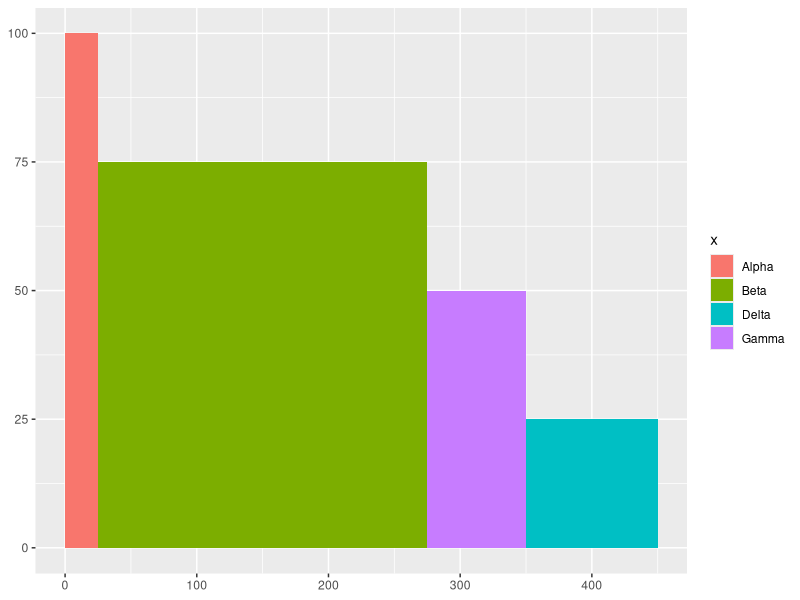
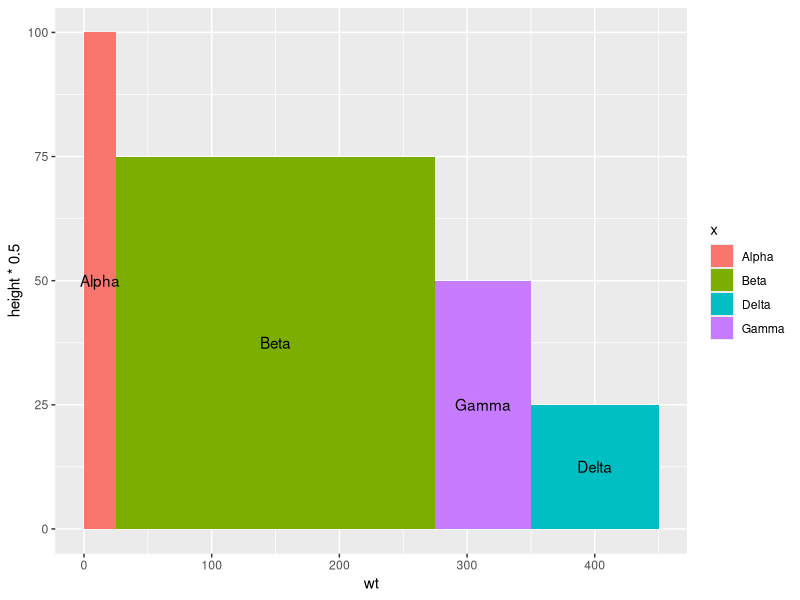
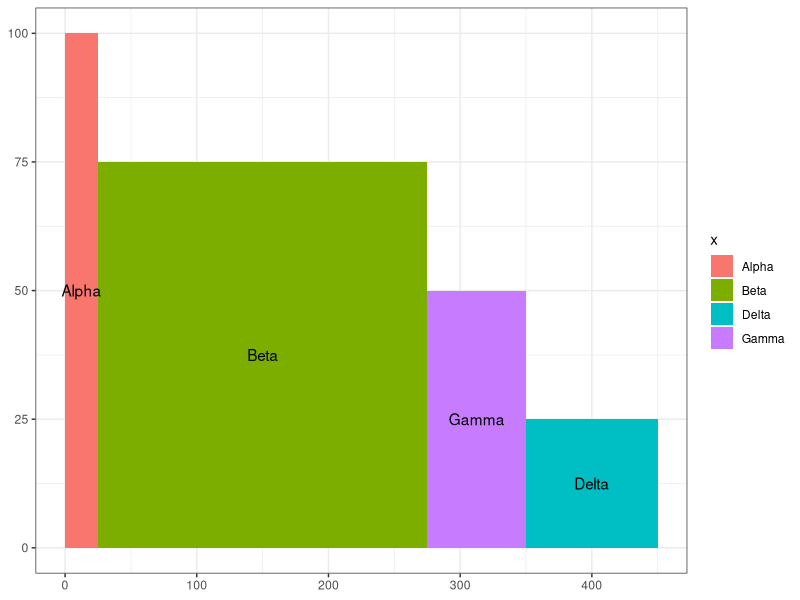

These charts were generated, in order, by the following R code:
## https://learnr.wordpress.com/2009/03/29/ggplot2-variable-width-column-chart/
## https://www.r-graph-gallery.com/81-barplot-with-variable-width.html
## https://www.yan-holtz.com/
library(ggplot2)

df <- data.frame(x = c("Alpha", "Beta", "Gamma",
     "Delta"), width = c(25, 250, 75, 100), height = c(100,
     75, 50, 25))

df$w <- cumsum(df$width)
df$wm <- df$w - df$width
df$wt <- with(df, wm + (w - wm)/2)


p  <- ggplot(df, aes(ymin = 0))
p1 <- p + geom_rect(aes(xmin = wm, xmax = w, ymax = height, fill = x))

p2 <- p1 + geom_text(aes(x = wt, y = height * 0.5, label = x))

p3 <- p2 + theme_bw() + 
     ###opts(legend.position = "none") +
     labs(x = NULL, y = NULL)

ggsave("marimeko_01.png", plot=p1)
ggsave("marimeko_02.png", plot=p2)
ggsave("marimeko_03.png", plot=p3)
